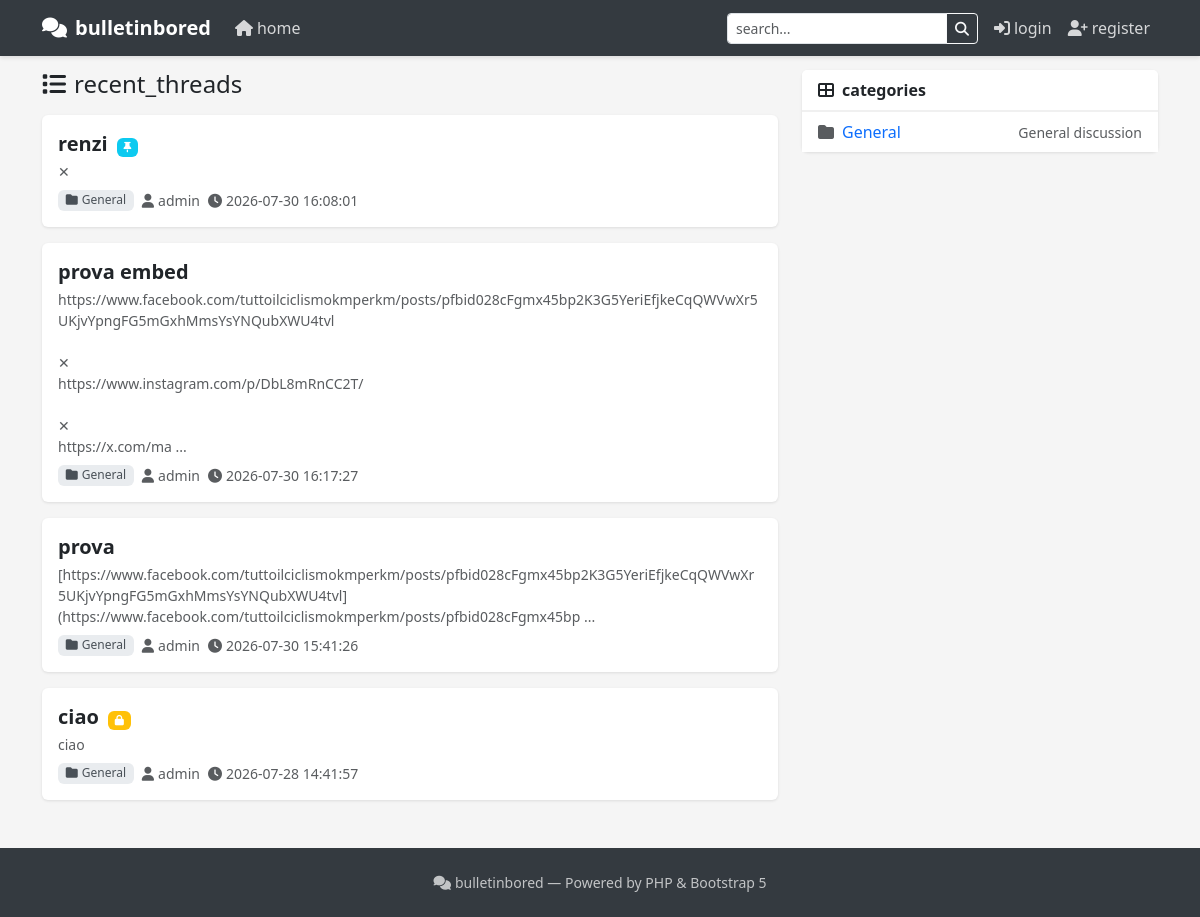
The page / on the database its author committed.
### tables this page shows
CREATE TABLE threads (
                id INTEGER PRIMARY KEY AUTOINCREMENT,
                category_id INTEGER,
                user_id INTEGER,
                title TEXT NOT NULL,
                content TEXT,
                status TEXT DEFAULT 'visible',
                created_at DATETIME DEFAULT CURRENT_TIMESTAMP,
                updated_at DATETIME DEFAULT CURRENT_TIMESTAMP
            );

CREATE TABLE categories (
                id INTEGER PRIMARY KEY AUTOINCREMENT,
                name TEXT NOT NULL,
                description TEXT,
                position INTEGER DEFAULT 0
            );

CREATE TABLE users (
                id INTEGER PRIMARY KEY AUTOINCREMENT,
                username TEXT UNIQUE NOT NULL,
                password TEXT NOT NULL,
                email TEXT,
                role TEXT DEFAULT 'user',
                avatar TEXT,
                created_at DATETIME DEFAULT CURRENT_TIMESTAMP
            , status TEXT DEFAULT 'active', suspension_time INTEGER DEFAULT 0);

### config.php (called while the page is built)
<?php
$config['db_driver'] = 'sqlite';
$config['db_path'] = __DIR__ . '/data/database.sqlite';
$config['db_host'] = 'localhost';
$config['db_name'] = 'forum';
$config['db_user'] = 'root';
$config['db_pass'] = '';
$config['site_name'] = 'bulletinbored';
$config['admin_user'] = 'admin';
$config['admin_pass'] = 'changeme123';
$config['mail_from'] = 'noreply@bulletinbored.local';
$config['mail_from_name'] = 'bulletinbored';
$config['mail_method'] = 'mail';
$config['theme'] = 'freshbored';
$config['default_lang'] = 'en';
$config['available_langs'] = array (
  0 => 'en',
);
$config['avatar_max_size'] = 2097152;
$config['avatar_allowed_types'] = array (
  0 => 'image/jpeg',
  1 => 'image/png',
  2 => 'image/gif',
  3 => 'image/webp',
);
$config['base_url'] = '';
$config['allow_registration'] = 0;
$config['maintenance_mode'] = 0;
$config['version'] = trim(file_get_contents(__DIR__.'/VERSION'));
$config['plugin_manifest'] = __DIR__.'/data/plugins.json';
$config['theme_manifest'] = __DIR__.'/data/themes.json';
$config['update_manifest'] = __DIR__.'/data/updates.json';
$config['update_server'] = '';

### views/home.php (the view, shortened to what this page needs)
<?php include __DIR__.'/header.php'; render_header('Home'); ?>
    <div class="row">
        <div class="col-lg-8">
            <div class="d-flex justify-content-between align-items-center mb-3">
                <h4 class="mb-0"><i class="fas fa-list me-2"></i><?= t('recent_threads') ?></h4>
            </div>
            <?php if (empty($threads ?? [])): ?>
                <div class="card">
                    <div class="card-body text-center py-5">
                        <i class="fas fa-inbox fa-3x text-muted mb-3"></i>
                        <p class="text-muted mb-0"><?= t('no_threads') ?></p>
                    </div>
                </div>
            <?php else: ?>
                <?php foreach ($threads as $thread): ?>
                    <div class="card">
                        <div class="card-body">
<h5 class="card-title mb-1">
                                 <a href="<?= url('thread', ['id' => $thread['id'], 'slug' => slugify($thread['title'] ?? '')]) ?>" class="thread-title">
                                     <?= escape($thread['title']) ?>
                                 </a>
                                 <?php if ($thread['status'] === 'sticky'): ?>
                                     <span class="badge bg-info ms-1" style="font-size:0.65rem"><i class="fas fa-thumbtack"></i></span>
                                 <?php endif; ?>
                                 <?php if ($thread['status'] === 'locked'): ?>
                                     <span class="badge bg-warning ms-1" style="font-size:0.65rem"><i class="fas fa-lock"></i></span>
                                 <?php endif; ?>
                             </h5>
                            <p class="card-text text-muted small mb-2">
                                <?= nl2br(escape(substr($thread['content'] ?? '', 0, 200))) ?>
                                <?php if (strlen($thread['content'] ?? '') > 200): ?>...<?php endif; ?>
                            </p>
                            <div class="d-flex align-items-center gap-2">
                                <span class="badge badge-cat"><i class="fas fa-folder me-1"></i><?= escape($thread['category_name'] ?? 'General') ?></span>
                                <small class="text-muted"><i class="fas fa-user me-1"></i><?= escape($thread['author']) ?></small>
                                <small class="text-muted"><i class="fas fa-clock me-1"></i><?= escape($thread['created_at'] ?? '') ?></small>
                            </div>
                        </div>
                    </div>
                <?php endforeach; ?>
            <?php endif; ?>
        </div>
        <div class="col-lg-4">
            <div class="card">
                <div class="card-header"><i class="fas fa-th-large me-2"></i><?= t('categories') ?></div>
                <div class="card-body p-0">
                    <ul class="list-group list-group-flush">
                        <?php foreach ($categories ?? [] as $cat): ?>
                            <li class="list-group-item d-flex justify-content-between align-items-center">
                                <a href="<?= url('category', ['id' => $cat['id'], 'slug' => slugify($cat['name'] ?? '')]) ?>" class="text-decoration-none">
                                    <i class="fas fa-folder me-2 text-muted"></i><?= escape($cat['name']) ?>
                                </a>
                                <small class="text-muted"><?= escape($cat['description'] ?? '') ?></small>
                            </li>
                        <?php endforeach; ?>
                    </ul>
                </div>
            </div>
        </div>
    </div>

### themes/freshbored/style.css (style rules this page uses)
body { background-color: #f5f5f5; padding-top: 70px; }
.card { border: none; box-shadow: 0 1px 3px rgba(0,0,0,0.1); margin-bottom: 1rem; }
.card-header { background-color: #fff; border-bottom: 2px solid #f0f0f0; font-weight: 600; }
.thread-title { color: #212529; text-decoration: none; }
.badge-cat { background-color: #e9ecef; color: #495057; font-weight: 500; }
.thread-title { color: #212529; font-weight: 700; line-height: 1.3; }

### rows shown on the page
threads: title "renzi", status "sticky" (drawn), content "✕", category.name "General", user.username "admin", created_at "2026-07-30 16:08:01"
threads: title "prova embed", content "https://www.facebook.com/tuttoilciclismokmperkm/posts/pfbid028cFgmx45bp2K3G5YeriEfjkeCqQWVwXr5UKjvYpngFG5mGxhMmsYsYNQubXWU4tvl ✕ https://www.instagram.com/p/DbL8mRnCC2T/ ✕ https://x.com/ma", category.name "General", user.username "admin", created_at "2026-07-30 16:17:27"
threads: title "prova", content "[https://www.facebook.com/tuttoilciclismokmperkm/posts/pfbid028cFgmx45bp2K3G5YeriEfjkeCqQWVwXr5UKjvYpngFG5mGxhMmsYsYNQubXWU4tvl](https://www.facebook.com/tuttoilciclismokmperkm/posts/pfbid028cFgmx45bp", category.name "General", user.username "admin", created_at "2026-07-30 15:41:26"
threads: title "ciao", status "locked" (drawn), content "ciao", category.name "General", user.username "admin", created_at "2026-07-28 14:41:57"
categories: name "General", description "General discussion"

### other values the page prints
$siteName "bulletinbored"
t('home') "home"
t('login') "login"
t('register') "register"
t('recent_threads') "recent_threads"
t('categories') "categories"
$GLOBALS['config']['site_name'] "bulletinbored"
